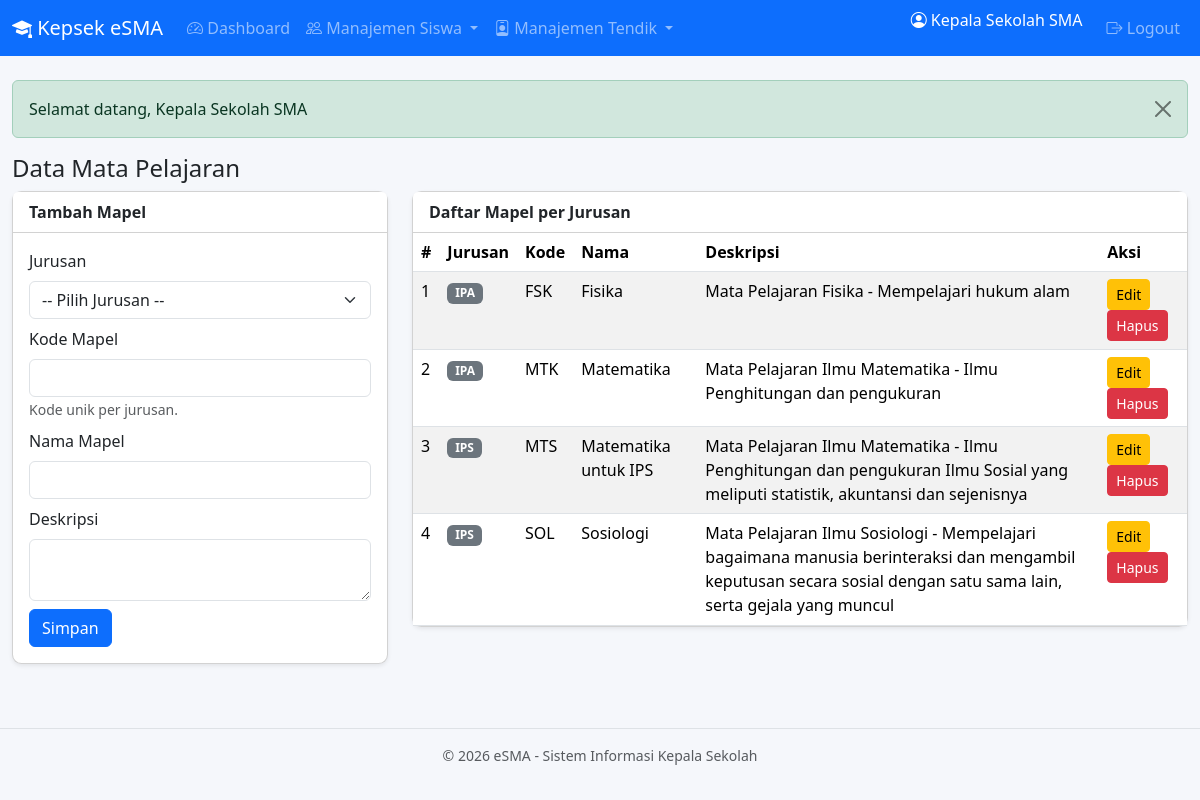
Page /mapel.php (signed in) on the committed database.
### tables this page shows
CREATE TABLE `mata_pelajaran` (
  `id` bigint(20) UNSIGNED NOT NULL,
  `jurusan_id` bigint(20) UNSIGNED NOT NULL,
  `kode_mapel` varchar(20) NOT NULL,
  `nama_mapel` varchar(100) NOT NULL,
  `deskripsi` text DEFAULT NULL
);

CREATE TABLE `jurusan` (
  `id` bigint(20) UNSIGNED NOT NULL,
  `kode_jurusan` varchar(20) NOT NULL,
  `nama_jurusan` varchar(100) NOT NULL,
  `keterangan` text DEFAULT NULL
);

### functions.php (called while the page is built, shortened)
<?php
function baseUrl($path = '') {
    return '/kepsek_eSMA/' . ltrim($path, '/');
}
function sanitize($data) {
    return htmlspecialchars(trim($data), ENT_QUOTES, 'UTF-8');
}
function flash($key, $message = null) {
    if (isset($_SESSION['flash'][$key])) {
        $msg = $_SESSION['flash'][$key];
        return $msg;
    }
    return null;
}

### mapel.php (the view, shortened to what this page needs)
<?php
require_once __DIR__ . '/../includes/auth.php';
$edit = null;
$list = $pdo->query("
    SELECT mp.*, j.kode_jurusan, j.nama_jurusan
    FROM mata_pelajaran mp
    JOIN jurusan j ON j.id = mp.jurusan_id
    ORDER BY j.nama_jurusan, mp.nama_mapel
")->fetchAll();
include __DIR__ . '/../includes/header.php';
?>
<h4>Data Mata Pelajaran</h4>
<div class="row">
    <div class="col-md-4">
        <div class="card shadow-sm mb-3">
            <div class="card-header bg-white fw-bold"><?= $edit ? 'Edit' : 'Tambah' ?> Mapel</div>
            <div class="card-body">
                <form method="post" action="mapel.php<?= $edit ? '?id='.$edit['id'] : '' ?>">
                    <div class="mb-2">
                        <label class="form-label">Jurusan</label>
                        <select name="jurusan_id" class="form-select" required>
                            <option value="">-- Pilih Jurusan --</option>
                        </select>
                    </div>
                    <div class="mb-2">
                        <label class="form-label">Kode Mapel</label>
                        <input name="kode_mapel" class="form-control" required
                               value="<?= sanitize($edit['kode_mapel'] ?? '') ?>">
                        <small class="text-muted">Kode unik per jurusan.</small>
                    </div>
                    <div class="mb-2">
                        <label class="form-label">Nama Mapel</label>
                        <input name="nama_mapel" class="form-control" required
                               value="<?= sanitize($edit['nama_mapel'] ?? '') ?>">
                    </div>
                    <div class="mb-2">
                        <label class="form-label">Deskripsi</label>
                        <textarea name="deskripsi" class="form-control" rows="2"><?= sanitize($edit['deskripsi'] ?? '') ?></textarea>
                    </div>
                    <button class="btn btn-primary">Simpan</button>
                </form>
            </div>
        </div>
    </div>
    <div class="col-md-8">
        <div class="card shadow-sm">
            <div class="card-header bg-white fw-bold">Daftar Mapel per Jurusan</div>
            <div class="table-responsive">
                <table class="table table-sm table-striped mb-0">
                    <thead>
                        <tr>
                            <th>#</th>
                            <th>Jurusan</th>
                            <th>Kode</th>
                            <th>Nama</th>
                            <th>Deskripsi</th>
                            <th>Aksi</th>
                        </tr>
                    </thead>
                    <tbody>
                    <?php foreach ($list as $i => $r): ?>
                        <tr>
                            <td><?= $i+1 ?></td>
                            <td><span class="badge bg-secondary"><?= sanitize($r['nama_jurusan']) ?></span></td>
                            <td><?= sanitize($r['kode_mapel']) ?></td>
                            <td><?= sanitize($r['nama_mapel']) ?></td>
                            <td><?= sanitize($r['deskripsi']) ?></td>
                            <td>
                                <a href="?action=edit&id=<?= $r['id'] ?>" class="btn btn-sm btn-warning">Edit</a>
                                <a href="?action=delete&id=<?= $r['id'] ?>" class="btn btn-sm btn-danger"
                                   onclick="return confirm('Hapus?')">Hapus</a>
                            </td>
                        </tr>
                    <?php endforeach; ?>
                    </tbody>
                </table>
            </div>
        </div>
    </div>
</div>
<?php include __DIR__ . '/../includes/footer.php'; ?>

### header.php (shortened to what this page needs)
<?php
require_once __DIR__ . '/functions.php';
$currentPage = basename($_SERVER['PHP_SELF']);
?>
<!DOCTYPE html>
<html lang="id">
<head>
    <link href="https://cdn.jsdelivr.net/npm/bootstrap@5.3.2/dist/css/bootstrap.min.css" rel="stylesheet">
    <link href="https://cdn.jsdelivr.net/npm/bootstrap-icons@1.11.1/font/bootstrap-icons.css" rel="stylesheet">
    <link href="<?= baseUrl('assets/css/style.css') ?>" rel="stylesheet">
</head>
<body>
<nav class="navbar navbar-expand-lg navbar-dark bg-primary">
    <div class="container-fluid">
        <a class="navbar-brand" href="<?= baseUrl('dashboard.php') ?>">
            <i class="bi bi-mortarboard-fill"></i> Kepsek eSMA
        </a>
        <div class="collapse navbar-collapse" id="navMain">
            <ul class="navbar-nav me-auto">
                <li class="nav-item">
                    <a class="nav-link <?= $currentPage=='dashboard.php'?'active':'' ?>" href="<?= baseUrl('dashboard.php') ?>">
                        <i class="bi bi-speedometer2"></i> Dashboard
                    </a>
                </li>
                <li class="nav-item dropdown">
                    <a class="nav-link dropdown-toggle" data-bs-toggle="dropdown">
                        <i class="bi bi-people"></i> Manajemen Siswa
                    </a>
                </li>
                <li class="nav-item dropdown">
                    <a class="nav-link dropdown-toggle" data-bs-toggle="dropdown">
                        <i class="bi bi-person-badge"></i> Manajemen Tendik
                    </a>
                </li>
            </ul>
            <ul class="navbar-nav">
                <li class="nav-item">
                    <span class="navbar-text text-white me-3">
                        <i class="bi bi-person-circle"></i> <?= sanitize($_SESSION['kepsek_nama'] ?? '') ?>
                    </span>
                </li>
                <li class="nav-item">
                    <a class="nav-link" href="<?= baseUrl('auth/logout.php') ?>"><i class="bi bi-box-arrow-right"></i> Logout</a>
                </li>
            </ul>
        </div>
    </div>
</nav>
<main class="container-fluid py-4">
<?php if ($m = flash('success')): ?>
    <div class="alert alert-success alert-dismissible fade show"><?= sanitize($m) ?><button class="btn-close" data-bs-dismiss="alert"></button></div>
<?php endif; ?>

### footer.php (shortened to what this page needs)
</main>
<footer class="text-center py-3 text-muted small border-top mt-4">
    &copy; <?= date('Y') ?> eSMA - Sistem Informasi Kepala Sekolah
</footer>
</body>
</html>

### style.css (style rules this page uses)
body { background: #f5f7fb; }
.card { border-radius: .6rem; }
.table > :not(caption) > * > * { padding: .45rem .5rem; }

### rows in the picture
mata_pelajaran: jurusan.nama_jurusan "IPA", kode_mapel "FSK", nama_mapel "Fisika", deskripsi "Mata Pelajaran Fisika - Mempelajari hukum alam"
mata_pelajaran: jurusan.nama_jurusan "IPA", kode_mapel "MTK", nama_mapel "Matematika", deskripsi "Mata Pelajaran Ilmu Matematika - Ilmu Penghitungan dan pengukuran"
mata_pelajaran: jurusan.nama_jurusan "IPS", kode_mapel "MTS", nama_mapel "Matematika untuk IPS", deskripsi "Mata Pelajaran Ilmu Matematika - Ilmu Penghitungan dan pengukuran Ilmu Sosial yang meliputi statistik, akuntansi dan sejenisnya"
mata_pelajaran: jurusan.nama_jurusan "IPS", kode_mapel "SOL", nama_mapel "Sosiologi", deskripsi "Mata Pelajaran Ilmu Sosiologi - Mempelajari bagaimana manusia berinteraksi dan mengambil keputusan secara sosial dengan satu sama lain, serta gejala yang muncul"

### other values in the picture
$_SESSION['kepsek_nama'] "Kepala Sekolah SMA"
$m "Selamat datang, Kepala Sekolah SMA"
